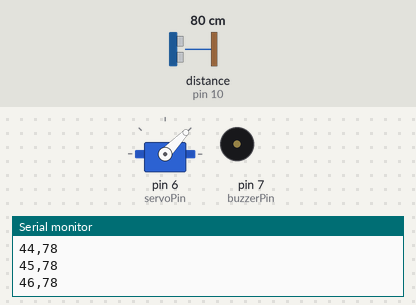
Bench run of a sketch on a simulated Arduino Uno, built with avr-gcc and run on an emulated ATmega328P. On the bench: servo, buzzer (waves = sounding), the last lines printed to the serial monitor. Wiring (inferred from the names in the program): ultrasonic range finder: trigger pin 9; echo pin 10. The test bench sets the inputs (shaded band); at power-on: distance to the obstacle (sensor on pin 10) 80 cm. The echo pulse lasts 58.3 µs per cm.

Above: at 1.2 s.
1.3 s: distance to the obstacle (sensor on pin 10) set to 2 cm
At 1.7 s:
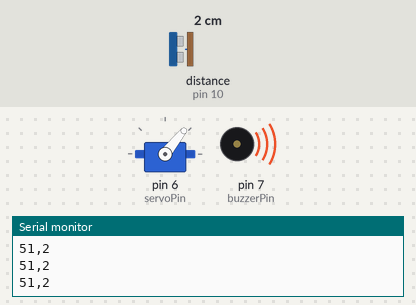
2.8 s: distance to the obstacle (sensor on pin 10) set to 35 cm
At 3.62 s:
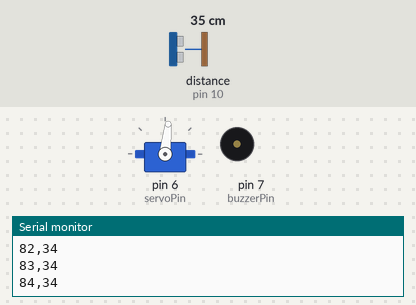
5.8 s: distance to the obstacle (sensor on pin 10) set to 4 cm
At 7.2 s:
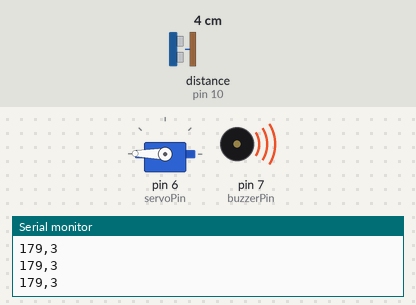
Timing chart, 0 to 8.8 s (numbered marks = the images above; inputs shaded):
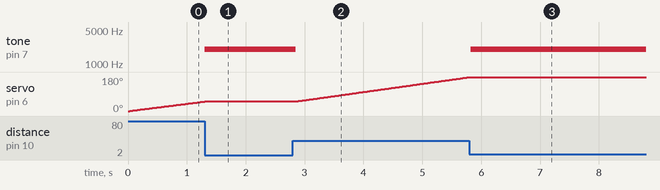

Measured:
- after the input at 1.3 s, tone on pin 7 (buzzerPin): silent → 2000 Hz at once; servo on pin 6 (servoPin): goes on until 1.3 s, then stays 51°
- after the input at 2.8 s, tone on pin 7 (buzzerPin): 2000 Hz → silent after 0.05 s; servo on pin 6 (servoPin): moves from 51° to 179° over 2.9 s, starting after 0.07 s
- after the input at 5.8 s, tone on pin 7 (buzzerPin): silent → 2000 Hz at once; servo on pin 6 (servoPin): goes on until 5.8 s, then stays 179°

The sketch:

radar.ino
```cpp
#include <Servo.h>

Servo radarServo;

const int trigPin = 9;
const int echoPin = 10;

const int servoPin = 6;
const int buzzerPin = 7;

int angle = 0;
int direction = 1;


long getDistance() {

  digitalWrite(trigPin, LOW);
  delayMicroseconds(2);

  digitalWrite(trigPin, HIGH);
  delayMicroseconds(10);

  digitalWrite(trigPin, LOW);


  long duration = pulseIn(echoPin, HIGH, 30000);


  if(duration == 0)
    return 999;


  return duration * 0.034 / 2;
}


void setup() {

  pinMode(trigPin, OUTPUT);
  pinMode(echoPin, INPUT);

  pinMode(buzzerPin, OUTPUT);


  radarServo.attach(servoPin);

  radarServo.write(angle);


  Serial.begin(9600);

}


void loop() {


  long distance = getDistance();


  // Send to Processing

  Serial.print(angle);
  Serial.print(",");
  Serial.println(distance);


  // OBJECT DETECTED

  if(distance <= 20){


    // stop servo

    radarServo.write(angle);


    // keep buzzing until object removed

    while(getDistance() <= 20){


      tone(buzzerPin,2000);


      Serial.print(angle);
      Serial.print(",");
      Serial.println(getDistance());


      delay(50);

    }


    // object removed

    noTone(buzzerPin);

  }


  // NORMAL SCANNING

  radarServo.write(angle);


  angle += direction;


  if(angle >= 180){

    angle = 180;
    direction = -1;

  }


  if(angle <= 0){

    angle = 0;
    direction = 1;

  }


  delay(20);

}
```
